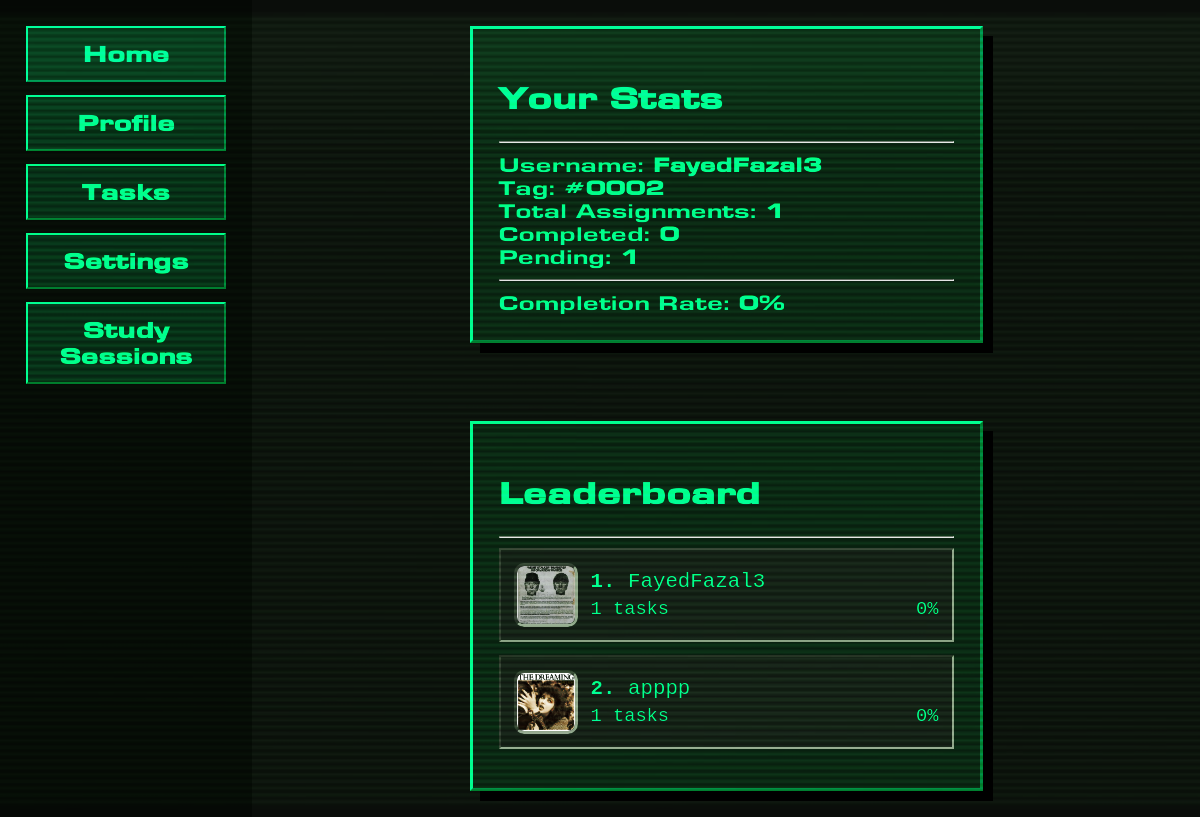
Before: /stats (signed in) with the older database file.
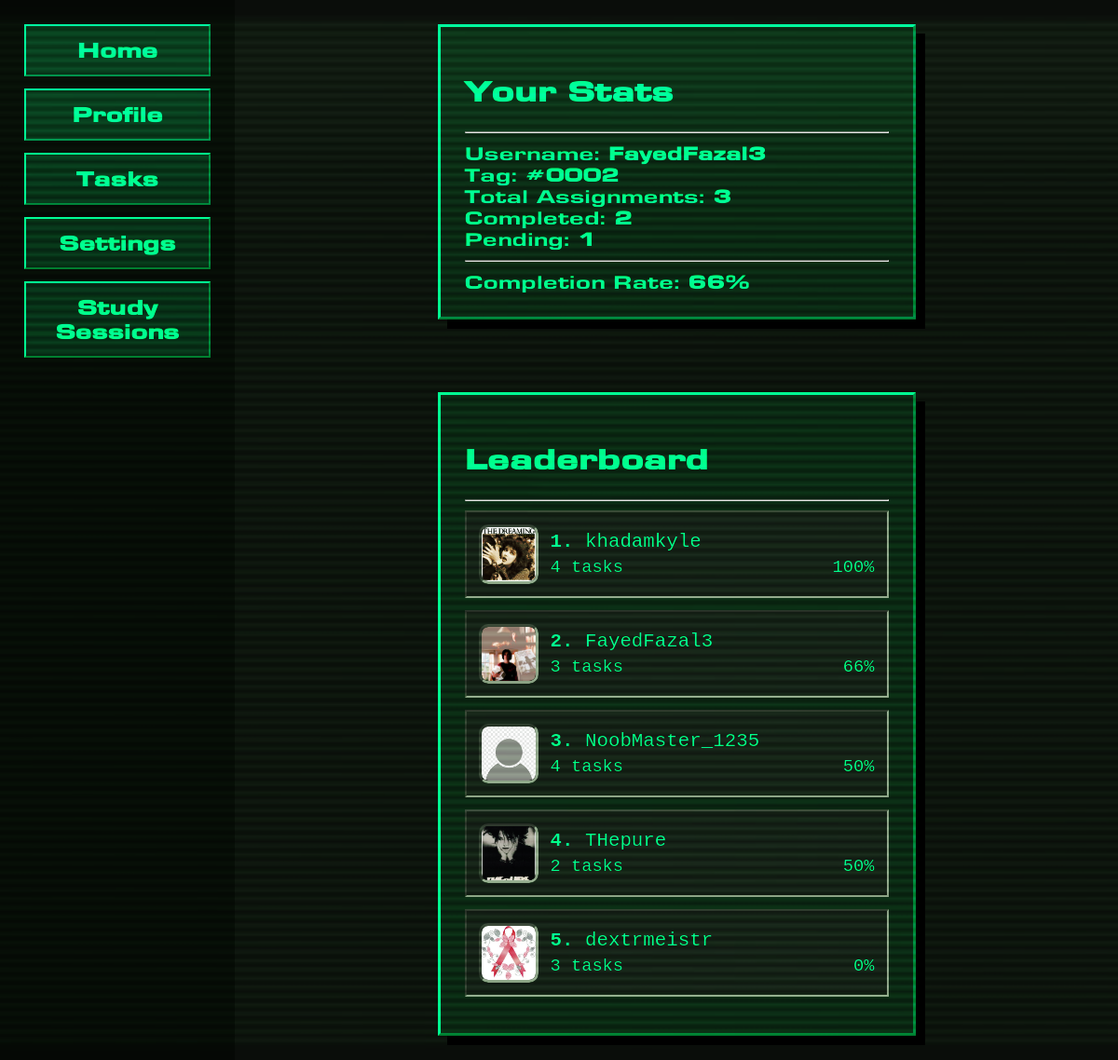
After: the same page with the newer database file.
### tables this page shows
CREATE TABLE users (
                id INTEGER PRIMARY KEY AUTOINCREMENT,
                username TEXT UNIQUE NOT NULL,
                tag TEXT UNIQUE NOT NULL,
                pfp_url TEXT NOT NULL,
                dark_mode INTEGER NOT NULL DEFAULT 0
            );

### app.py (the view)
@app.route('/stats')
def stats():
    user = get_current_user()
    if not user:
        return redirect(url_for('login'))
    total, completed = count_assignments(user['id'])
    pending = total - completed
    percent = int((completed / total) * 100) if total else 0
    leaderboard = get_leaderboard()
    return render_template(
        'stats.html',
        user=user,
        total=total,
        completed=completed,
        pending=pending,
        percent=percent,
        leaderboard=leaderboard,
    )

### app.py (called while the page is built)
def get_db():
    conn = sqlite3.connect(app.config['DATABASE'])
    conn.row_factory = sqlite3.Row
    return conn

@app.before_request
def setup_database():
    init_db()

def get_user_by_id(user_id):
    if not user_id:
        return None
    row = get_db().execute('SELECT * FROM users WHERE id = ?', (user_id,)).fetchone()
    return dict(row) if row else None

def get_current_user():
    return get_user_by_id(session.get('user_id'))

def count_assignments(user_id):
    db = get_db()
    total = db.execute('SELECT COUNT(*) FROM assignments WHERE user_id = ?', (user_id,)).fetchone()[0]
    completed = db.execute(
        'SELECT COUNT(*) FROM assignments WHERE user_id = ? AND completed = 1', (user_id,)
    ).fetchone()[0]
    return total, completed

### templates/stats.html (shortened to what this page needs)
<!DOCTYPE html>
<html>
<head>
    <link rel="stylesheet" href="{{ url_for('static', filename='style.css') }}">
</head>
<body>
    <nav>
        <ul>
            <li><button><a href="{{ url_for('home') }}">Home</a></button></li>
            <li><button><a href="{{ url_for('profile') }}">Profile</a></button></li>
            <li><button><a href="{{ url_for('dashboard') }}">Tasks</a></button></li>
            <li><button><a href="{{ url_for('settings') }}">Settings</a></button></li>
            <li><button><a href="{{ url_for('clock') }}">Study Sessions</a></button></li>
        </ul>
    </nav>
    <main>
        <div class="stats-grid">
            <div class="profile-card">
                <h2>Your Stats</h2>
                <hr>
                <p>Username: <strong>{{ user.username }}</strong></p>
                <p>Tag: <strong>#{{ user.tag }}</strong></p>
                <p>Total Assignments: <strong>{{ total }}</strong></p>
                <p>Completed: <strong>{{ completed }}</strong></p>
                <p>Pending: <strong>{{ pending }}</strong></p>
                <hr>
                <p>Completion Rate: <strong>{{ percent }}%</strong></p>
            </div>
            <div class="profile-card leaderboard-card">
                <h2>Leaderboard</h2>
                <hr>
                <ol class="leaderboard-list">
                    {% for row in leaderboard %}
                    <li>
                        <div class="leaderboard-avatar-box">
                            <img src="{{ row.pfp_url if row.pfp_url.startswith('/') else url_for('static', filename=row.pfp_url) }}" alt="{{ row.username }}'s photo">
                        </div>
                        <div class="leaderboard-item-content">
                            <strong>{{ loop.index }}.</strong>
                            {{ row.username }}
                            <div class="leaderboard-meta">
                                <span>{{ row.total_assignments }} tasks</span>
                                <span>{{ row.completion_rate }}%</span>
                            </div>
                        </div>
                    </li>
                    {% endfor %}
                </ol>
            </div>
        </div>
    </main>
</body>
</html>

### static/style.css (style rules this page uses)
html::before { content: ""; position: fixed; inset: 0; pointer-events: none; z-index: 9999; background: url("/static/screenfilter.jpg") center/cover repeat; opacity: 0.65; mix-blend-mode: overlay; }
a:link { color: #00ffb7; text-decoration: none; font-family: 'radiohead', sans-serif; }
:root { --bg: #1a231a; --panel: #154728; --accent: #00ffb7; --text: #00ffb7; --muted: #b8c3b4; --btn-bg: #0e5732; --danger-bg: #ff0000; --pfp-bg: #33774a; --card-bg: #2c3c30; --task-input-bg: #000000; --task-input-border: #00ffb7; --nav-bg: #0c160c; }
html { font-size: 1.3rem; }
body { color: var(--text); display: flex; min-height: 100vh; margin: 0; }
h2,h3,h4,h5,h6,p,label { font-family:"Radiohead", sans-serif; }
.profile-card { background: var(--panel); border: 3px outset var(--accent); padding: 26px; width: 455px; margin: 26px auto; font-family: 'Courier New', monospace; box-shadow: 10px 10px 0px #000; }
main { flex: 1; background-color: var(--bg); display: flex; flex-direction: column; justify-content: center; align-items: center; position: relative; overflow: hidden; }
.stats-grid { display: flex; flex-wrap: wrap; justify-content: center; gap: 26px; }
.leaderboard-card { min-width: 455px; }
.leaderboard-list,p { list-style: none; padding: 0; margin: 0; }
.leaderboard-list li { background: var(--card-bg); border: 2px inset var(--muted); padding: 13px; margin-bottom: 13px; display: flex; align-items: center; gap: 13px; }
.leaderboard-avatar-box { width: 58px; height: 58px; border: 3px inset var(--muted); background: #000; border-radius: 10px; overflow: hidden; flex-shrink: 0; display: flex; align-items: center; justify-content: center; }
.leaderboard-avatar-box img { width: 100%; height: 100%; object-fit: cover; }
.leaderboard-item-content { flex: 1; }
.leaderboard-meta { display: flex; justify-content: space-between; font-size: 0.9rem; margin-top: 5px; }
button { background: var(--btn-bg); border: 2px outset var(--accent); color: var(--text); font-family: 'radiohead', sans-serif; cursor: pointer; padding: 7px 13px; font-weight: bold; font-size: 1.1rem; }
nav { width: 200px; background: var(--nav-bg); padding: 26px; display: flex; flex-direction: column; }
nav ul { list-style-type: none; padding: 0; margin: 0; display: flex; flex-direction: column; gap: 13px; }
nav li { display: flex; }
nav button { width: 100%; padding: 13px; }

Changed rows visible on the page:
changed users "FayedFazal3": pfp_url: a different picture; total_assignments "1" → "3"; completion_rate "0" → "66"
changed users: username "apppp" → "khadamkyle"; total_assignments "1" → "4"; completion_rate "0" → "100"; moves up the list
added users: pfp_url (picture), username "NoobMaster_1235", total_assignments "4", completion_rate "50"
added users: pfp_url (picture), username "THepure", total_assignments "2", completion_rate "50"
added users: pfp_url (picture), username "dextrmeistr", total_assignments "3", completion_rate "0"
Other visible differences:
{{ total }}: "1" → "3"
{{ completed }}: "0" → "2"
{{ percent }}: "0" → "66"
